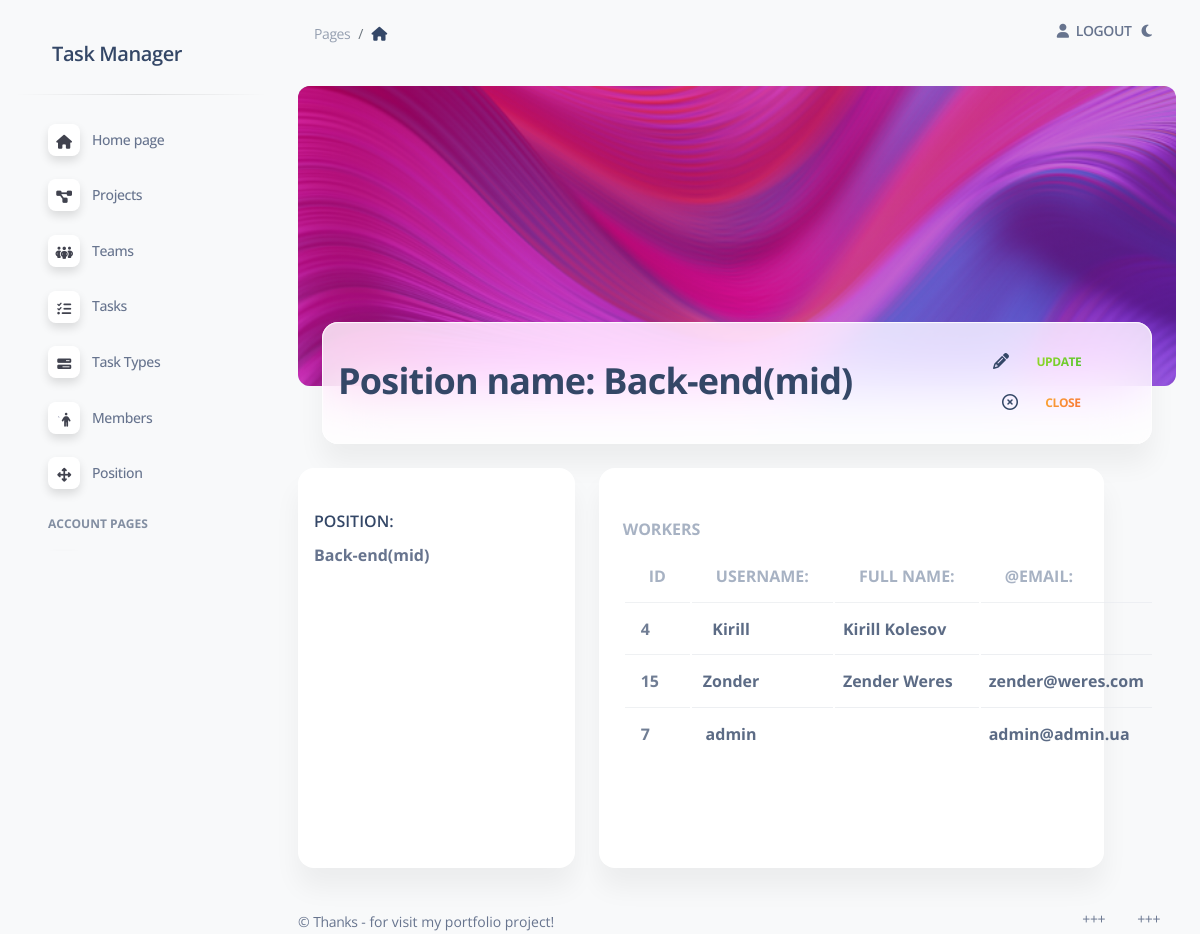
/task_manager/positions/3/ (signed in), run on the app's committed database.
### task_manager/models.py (models this page shows, shortened)
class Position(models.Model):
    name = models.CharField(max_length=70)
    class Meta:
        ordering = ["name"]
        constraints = [
            UniqueConstraint(
                name="unique_position_name", fields=["name"]
            )
        ]

class Worker(AbstractUser):
    position = models.ForeignKey(
        Position,
        on_delete=models.CASCADE,
        related_name="workers",
        null=True,
    )
    class Meta:
        ordering = ["username"]
        verbose_name = "Worker"
        verbose_name_plural = "Workers"

### task_manager/views.py (the view)
class PositionDetailView(LoginRequiredMixin, generic.DetailView):
    model = Position

### task_manager/context_processors.py (called while the page is built)
def cfg_assets_root(request):
    return {"ASSETS_ROOT": settings.ASSETS_ROOT}

### templates/task_manager/position_detail.html (shortened to what this page needs)
{% extends "base.html" %}
{% block content %}
    <div class="container-fluid">
      <div class="page-header min-height-300 border-radius-lg mt-4" style="background-image: url('{{ ASSETS_ROOT }}/img/curved-images/curved0.jpg'); background-position-y: 50%;">
        <span class="mask bg-gradient-primary opacity-6"></span>
      </div>
      <div class="card card-body blur shadow-blur mx-4 mt-n6 overflow-hidden">
        <div class="row gx-4">
          <div class="col-auto my-auto">
            <div class="h-100">
              <h2 class="mb-1">
                Position name: {{ position.name }}
              </h2>
            </div>
          </div>
          <div class="col-lg-3 col-md-2 my-sm-auto ms-sm-auto me-sm-0 mx-auto mt-3">
            <div class="nav-wrapper position-relative end-0">
              <ul class="nav nav-pills nav-fill p-1 bg-transparent" role="tablist">
                <li class="nav-item">
                  <a href="{% url 'task_manager:position-update' pk=position.id %}">
                    <i class="fas fa-pencil-alt text-dark me-2" style="margin: 0" aria-hidden="true"></i>
                    <span class="btn btn-link text-success text-gradient text-xl px-3 mb-0">Update</span>
                  </a>
                </li>
                <li class="nav-item">
                  <a href="{% url 'task_manager:position-list' %}">
                    <i class="fa-regular fa-circle-xmark text-dark m-2" style="margin: 0" aria-hidden="true"></i>
                    <span class="btn btn-link text-warning text-gradient text-xl px-3 mb-0">Close</span>
                  </a>
                </li>
              </ul>
            </div>
          </div>
        </div>
      </div>
    </div>
    <div class="container-fluid col-12 py-4">
      <div class="row">
        <div class="col-12 col-xl-4">
          <div class="card h-100 height-400">
            <div class="card-body p-3">
             <h6 class="text-uppercase mt-4">Position:</h6>
             <h6 class="text-body text-xl font-weight-bolder">{{ position.name }}</h6>
            </div>
          </div>
        </div>
        <div class="container-fluid col-8">
          <div class="row col-11 py-xxl min-height-400">
            <div class="col-xxl-12">
              <div class="card mb-2 py-4 h-100">
                <div class="card-header pb-0 ">
                  <h6 class="text-uppercase text-secondary text-xl font-weight-bolder opacity-7">Workers</h6>
                </div>
                  <table class="container table align-items-center mb-0">
                    <thead>
                      <tr>
                        <th class="text-uppercase text-secondary text-xl font-weight-bolder opacity-7" style="text-align: left">id</th>
                        <th class="text-uppercase text-secondary text-xl font-weight-bolder opacity-7">Username:</th>
                        <th class="text-uppercase text-secondary text-xl font-weight-bolder opacity-7">Full Name:</th>
                        <th class="text-uppercase text-secondary text-xl font-weight-bolder opacity-7">@Email:</th>
                      </tr>
                    </thead>
                      <tbody>
                      {% for worker in position.workers.all %}
                        <tr>
                          <td class="text-dark text-xl font-weight-bolder opacity-7" >
                            <div class="d-flex px-2 py-1">
                              <div class="d-flex flex-column justify-content-right">
                                {{ worker.id }}
                              </div>
                            </div>
                          </td>
                          <td class="text-dark text-xl font-weight-bolder opacity-8" style="text-align: center">
                            <div class="col-xl-6">
                                {{ worker.username }}
                            </div>
                          </td>
                          <td class="text-dark text-xl font-weight-bolder opacity-8" style="text-align: center">
                            <div class="col-xl-6">
                                {{ worker.first_name }} {{ worker.last_name }}
                            </div>
                          </td>
                          <td class="text-dark text-xl font-weight-bolder opacity-8" style="text-align: center">
                            <div class="col-xl-5">
                                {{ worker.email }}
                            </div>
                          </td>
                        </tr>
                        {% empty %}
                          <p style="text-align: center; color: mediumspringgreen">No workers on this position!</p>
                        {% endfor %}
                      </tbody>
                    </table>
                  </div>
                </div>
              </div>
            </div>
          </div>
        </div>
{% endblock content %}

### static/assets/css/dark-theme-core.css (style rules this page uses)
body { transition: background-color 200ms ease-in; }

### data on the page
Position: name "Back-end(mid)"
Worker: id "4", username "Kirill", first_name "Kirill", last_name "Kolesov"
Worker: id "15", username "Zonder", first_name "Zender", last_name "Weres", email "zender@weres.com"
Worker: id "7", username "admin", email "admin@admin.ua"
